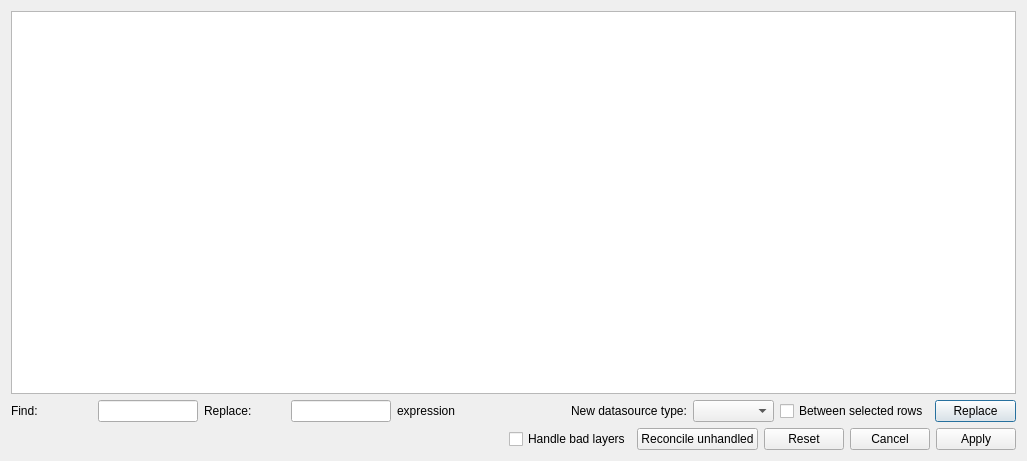
<?xml version="1.0" encoding="UTF-8"?>
<ui version="4.0">
 <class>changeDataSourceDialogBase</class>
 <widget class="QDialog" name="changeDataSourceDialogBase">
  <property name="geometry">
   <rect>
    <x>0</x>
    <y>0</y>
    <width>1027</width>
    <height>461</height>
   </rect>
  </property>
  <property name="windowTitle">
   <string>Change datasource</string>
  </property>
  <layout class="QVBoxLayout" name="verticalLayout">
   <item>
    <widget class="QTableWidget" name="layerTable">
     <property name="alternatingRowColors">
      <bool>true</bool>
     </property>
     <property name="selectionMode">
      <enum>QAbstractItemView::ExtendedSelection</enum>
     </property>
     <property name="selectionBehavior">
      <enum>QAbstractItemView::SelectRows</enum>
     </property>
     <property name="gridStyle">
      <enum>Qt::DotLine</enum>
     </property>
     <property name="sortingEnabled">
      <bool>true</bool>
     </property>
     <attribute name="horizontalHeaderHighlightSections">
      <bool>false</bool>
     </attribute>
     <attribute name="horizontalHeaderShowSortIndicator" stdset="0">
      <bool>true</bool>
     </attribute>
     <attribute name="verticalHeaderVisible">
      <bool>true</bool>
     </attribute>
    </widget>
   </item>
   <item>
    <layout class="QHBoxLayout" name="horizontalLayout">
     <item>
      <widget class="QLabel" name="label">
       <property name="text">
        <string>Find:</string>
       </property>
      </widget>
     </item>
     <item>
      <widget class="QLineEdit" name="findEdit">
       <property name="maximumSize">
        <size>
         <width>100</width>
         <height>16777215</height>
        </size>
       </property>
      </widget>
     </item>
     <item>
      <widget class="QLabel" name="label_2">
       <property name="text">
        <string>Replace:</string>
       </property>
      </widget>
     </item>
     <item>
      <widget class="QLineEdit" name="replaceEdit">
       <property name="maximumSize">
        <size>
         <width>100</width>
         <height>16777215</height>
        </size>
       </property>
      </widget>
     </item>
     <item>
      <widget class="QLabel" name="label_4">
       <property name="text">
        <string>expression</string>
       </property>
      </widget>
     </item>
     <item>
      <widget class="QgsFieldExpressionWidget" name="mFieldExpressionWidget"/>
     </item>
     <item>
      <widget class="QLabel" name="label_3">
       <property name="text">
        <string>New datasource type:</string>
       </property>
      </widget>
     </item>
     <item>
      <widget class="QComboBox" name="datasourceCombo"/>
     </item>
     <item>
      <widget class="QCheckBox" name="onlySelectedCheck">
       <property name="text">
        <string>Between selected rows</string>
       </property>
      </widget>
     </item>
     <item>
      <widget class="QPushButton" name="replaceButton">
       <property name="text">
        <string>Replace</string>
       </property>
      </widget>
     </item>
    </layout>
   </item>
   <item>
    <layout class="QHBoxLayout" name="horizontalLayout_2">
     <item>
      <spacer name="horizontalSpacer">
       <property name="orientation">
        <enum>Qt::Horizontal</enum>
       </property>
       <property name="sizeHint" stdset="0">
        <size>
         <width>40</width>
         <height>20</height>
        </size>
       </property>
      </spacer>
     </item>
     <item>
      <widget class="QCheckBox" name="handleBadLayersCheckbox">
       <property name="text">
        <string>Handle bad layers</string>
       </property>
      </widget>
     </item>
     <item>
      <widget class="QPushButton" name="reconcileButton">
       <property name="text">
        <string>Reconcile unhandled</string>
       </property>
      </widget>
     </item>
     <item>
      <widget class="QDialogButtonBox" name="buttonBox">
       <property name="sizePolicy">
        <sizepolicy hsizetype="Fixed" vsizetype="Fixed">
         <horstretch>0</horstretch>
         <verstretch>0</verstretch>
        </sizepolicy>
       </property>
       <property name="orientation">
        <enum>Qt::Horizontal</enum>
       </property>
       <property name="standardButtons">
        <set>QDialogButtonBox::Apply|QDialogButtonBox::Cancel|QDialogButtonBox::Reset</set>
       </property>
      </widget>
     </item>
    </layout>
   </item>
  </layout>
 </widget>
 <customwidgets>
  <customwidget>
   <class>QgsFieldExpressionWidget</class>
   <extends>QWidget</extends>
   <header>qgsfieldexpressionwidget.h</header>
  </customwidget>
 </customwidgets>
 <resources/>
 <connections>
  <connection>
   <sender>buttonBox</sender>
   <signal>accepted()</signal>
   <receiver>changeDataSourceDialogBase</receiver>
   <slot>accept()</slot>
   <hints>
    <hint type="sourcelabel">
     <x>20</x>
     <y>20</y>
    </hint>
    <hint type="destinationlabel">
     <x>20</x>
     <y>20</y>
    </hint>
   </hints>
  </connection>
  <connection>
   <sender>buttonBox</sender>
   <signal>rejected()</signal>
   <receiver>changeDataSourceDialogBase</receiver>
   <slot>reject()</slot>
   <hints>
    <hint type="sourcelabel">
     <x>20</x>
     <y>20</y>
    </hint>
    <hint type="destinationlabel">
     <x>20</x>
     <y>20</y>
    </hint>
   </hints>
  </connection>
 </connections>
</ui>
